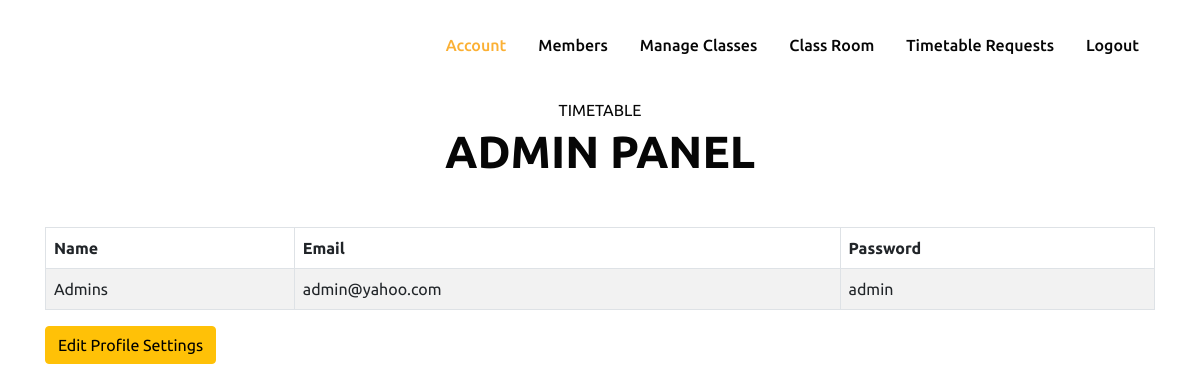
The page /back_admin.php (signed in) on the database its author committed.
### tables this page shows
CREATE TABLE `user` (
  `id` int(11) NOT NULL,
  `name` varchar(255) NOT NULL,
  `email` varchar(255) NOT NULL,
  `password` varchar(255) NOT NULL,
  `role` varchar(255) NOT NULL,
  `type` varchar(255) NOT NULL,
  `status` varchar(255) NOT NULL,
  `class` varchar(255) NOT NULL
);

### validate.php (called while the page is built, shortened)
<?php
$user_id = $_SESSION['id'];
?>

### back_admin.php (the view)
<?php include_once('header.php'); ?>
<?php include_once('nav_admin.php'); ?>
<?php include_once('validate.php'); ?>
<?php
$get_profile = mysqli_query($db, "SELECT * FROM user WHERE id = '$user_id' ");
if(mysqli_num_rows($get_profile)){
    $get_data = mysqli_fetch_assoc($get_profile);
    $name = $get_data['name'];
    $email = $get_data['email'];
    $password = $get_data['password'];
}else{
    header('location: logout.php');
}
?>
    <section class="w3l-contact py-5" id="contact">
        <div class="container py-md-5 py-4">
            <div class="title-main text-center mx-auto mb-md-5 mb-4" style="max-width:500px;">
                <p class="text-uppercase">TIMETABLE</p>
                <h3 class="title-style">ADMIN PANEL</h3>
            </div>
            <div class="row contact-block">
                <div class="col-md-12 contact-right">
                    <table class="table table-bordered table-striped">
                        <thead>
                            <tr>
                                <th>Name</th>
                                <th>Email</th>
                                <th>Password</th>
                            </tr>
                        </thead>
                        <tbody>
                            <tr>
                                <td><?php echo $name ?></td>
                                <td><?php echo $email ?></td>
                                <td><?php echo $password ?></td>
                            </tr>
                        </tbody>
                    </table>
                    <a href="admin_edit.php?edit=<?php echo $user_id ?>" class="btn btn-warning">Edit Profile Settings</a>
                </div>
            </div>
        </div>
    </section>

### rows shown on the page
user: name "Admins", email "admin@yahoo.com", password "admin"
